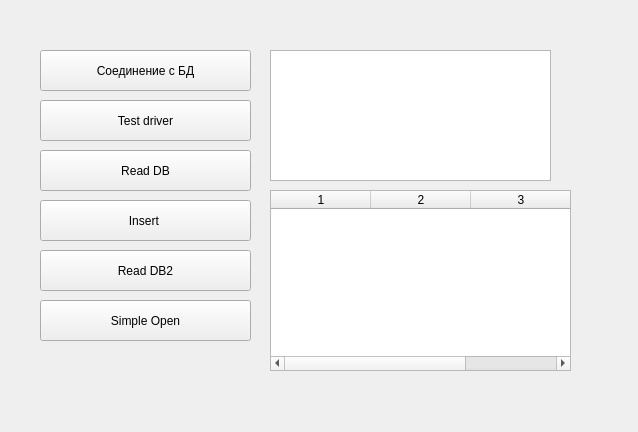
<?xml version="1.0" encoding="UTF-8"?>
<ui version="4.0">
 <class>Form</class>
 <widget class="QWidget" name="Form">
  <property name="geometry">
   <rect>
    <x>0</x>
    <y>0</y>
    <width>638</width>
    <height>432</height>
   </rect>
  </property>
  <property name="windowTitle">
   <string>Form</string>
  </property>
  <widget class="QPushButton" name="pushButton_insert">
   <property name="geometry">
    <rect>
     <x>40</x>
     <y>200</y>
     <width>211</width>
     <height>41</height>
    </rect>
   </property>
   <property name="text">
    <string>Insert </string>
   </property>
  </widget>
  <widget class="QTableWidget" name="tableWidget">
   <property name="geometry">
    <rect>
     <x>270</x>
     <y>190</y>
     <width>301</width>
     <height>181</height>
    </rect>
   </property>
   <property name="columnCount">
    <number>3</number>
   </property>
   <column>
    <property name="text">
     <string>1</string>
    </property>
   </column>
   <column>
    <property name="text">
     <string>2</string>
    </property>
   </column>
   <column>
    <property name="text">
     <string>3</string>
    </property>
   </column>
  </widget>
  <widget class="QPushButton" name="pushButton_open">
   <property name="geometry">
    <rect>
     <x>40</x>
     <y>300</y>
     <width>211</width>
     <height>41</height>
    </rect>
   </property>
   <property name="text">
    <string>Simple Open</string>
   </property>
  </widget>
  <widget class="QPushButton" name="pushButton_read">
   <property name="geometry">
    <rect>
     <x>40</x>
     <y>250</y>
     <width>211</width>
     <height>41</height>
    </rect>
   </property>
   <property name="text">
    <string>Read DB2</string>
   </property>
  </widget>
  <widget class="QPushButton" name="pushButton_readDB">
   <property name="geometry">
    <rect>
     <x>40</x>
     <y>150</y>
     <width>211</width>
     <height>41</height>
    </rect>
   </property>
   <property name="text">
    <string>Read DB</string>
   </property>
  </widget>
  <widget class="QTextEdit" name="textEdit">
   <property name="geometry">
    <rect>
     <x>270</x>
     <y>50</y>
     <width>281</width>
     <height>131</height>
    </rect>
   </property>
  </widget>
  <widget class="QPushButton" name="pushButton_connect">
   <property name="geometry">
    <rect>
     <x>40</x>
     <y>50</y>
     <width>211</width>
     <height>41</height>
    </rect>
   </property>
   <property name="text">
    <string>Соединение с БД</string>
   </property>
  </widget>
  <widget class="QPushButton" name="pushButton_testDriver">
   <property name="geometry">
    <rect>
     <x>40</x>
     <y>100</y>
     <width>211</width>
     <height>41</height>
    </rect>
   </property>
   <property name="text">
    <string>Test driver</string>
   </property>
  </widget>
 </widget>
 <layoutdefault spacing="6" margin="11"/>
 <resources/>
 <connections/>
</ui>
